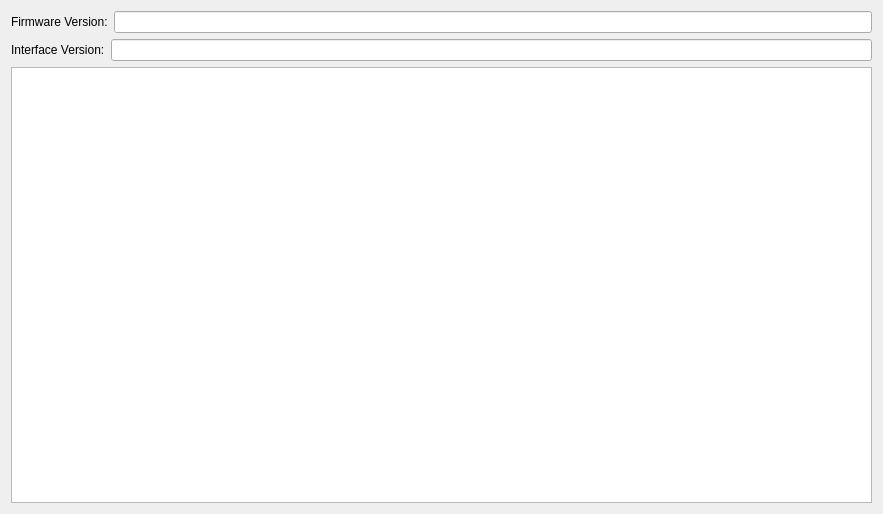
<?xml version="1.0" encoding="UTF-8"?>
<ui version="4.0">
 <class>EmsInfo</class>
 <widget class="QWidget" name="EmsInfo">
  <property name="geometry">
   <rect>
    <x>0</x>
    <y>0</y>
    <width>883</width>
    <height>514</height>
   </rect>
  </property>
  <property name="windowTitle">
   <string>Form</string>
  </property>
  <layout class="QVBoxLayout" name="verticalLayout_3">
   <item>
    <layout class="QVBoxLayout" name="verticalLayout_2">
     <item>
      <layout class="QVBoxLayout" name="verticalLayout">
       <item>
        <layout class="QHBoxLayout" name="horizontalLayout">
         <item>
          <widget class="QLabel" name="label_4">
           <property name="text">
            <string>Firmware Version:</string>
           </property>
          </widget>
         </item>
         <item>
          <widget class="QLineEdit" name="firmwareVersionLineEdit">
           <property name="readOnly">
            <bool>true</bool>
           </property>
          </widget>
         </item>
        </layout>
       </item>
       <item>
        <layout class="QHBoxLayout" name="horizontalLayout_2">
         <item>
          <widget class="QLabel" name="label_3">
           <property name="text">
            <string>Interface Version:</string>
           </property>
          </widget>
         </item>
         <item>
          <widget class="QLineEdit" name="interfaceVersionLineEdit">
           <property name="readOnly">
            <bool>true</bool>
           </property>
          </widget>
         </item>
        </layout>
       </item>
      </layout>
     </item>
     <item>
      <widget class="QTableWidget" name="locationIdInfoTableWidget"/>
     </item>
    </layout>
   </item>
  </layout>
 </widget>
 <resources/>
 <connections/>
</ui>
